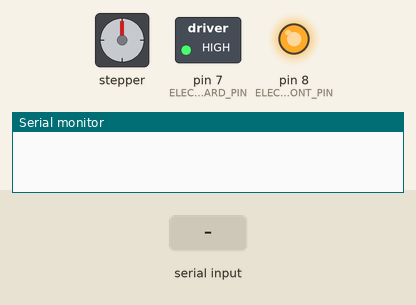
Simulated run of this sketch. Board: Arduino Uno, built with avr-gcc and run on an emulated ATmega328P. Parts: stepper motor, switched loads named in the sketch (green lamp = pin HIGH), output pins drawn as LEDs (lit = HIGH), the last lines printed to the serial monitor. Wiring (inferred from the names in the program): stepper motor driver (200 steps per turn assumed): step pin 3; direction pin 4. Inputs (shaded band) come from the test bench. Pins used as bus, display or sensor lines are not drawn.

Above: at 10.8 s.
10.9 s: "90,45,200\n" received over Serial
At 11.34 s:
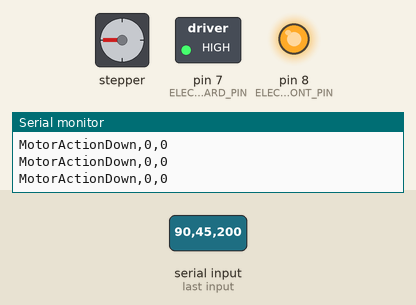
At 12.6 s:
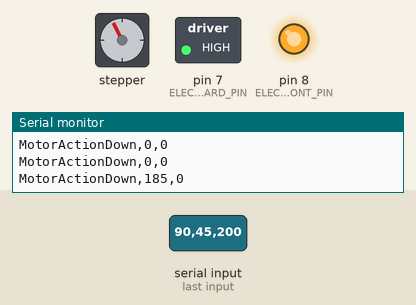
12.9 s: "30,150,10\n" received over Serial
At 14.3 s:
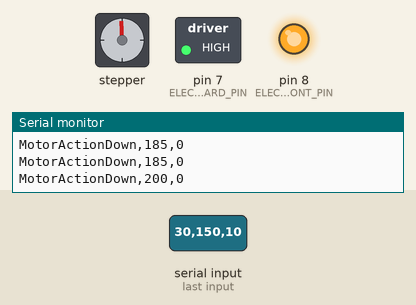
Timing chart, 0 to 15.9 s (numbered marks = the images above; inputs shaded):
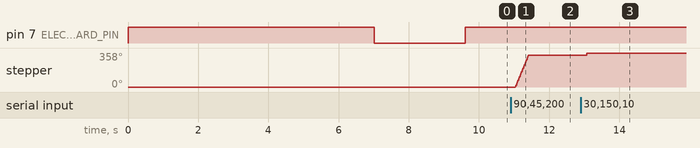

The sketch:

pid.ino
```cpp
int GAS_PUL_PIN = 3;  // 油門脈衝腳
int GAS_DIR_PIN = 4; // 油門方向腳
int ELECTRIC_FRONT_PIN = 8; // 電動缸前進
int ELECTRIC_BACKWARD_PIN = 7;  // 電動缸後退

char input_buffer[50];   // 接收緩衝區
int input_idx = 0;

int step_memory;
int step_motor_delta_step;
int electric_cylinder_delta;
int electric_cylinder_memory;
int electric_count;
bool first = true;

void parseData(char *data);
void pulseOutput(int pulPin, int dir, int count);

void setup() {
  Serial.begin(9600);

  pinMode(GAS_PUL_PIN, OUTPUT); //油門pin宣告
  pinMode(GAS_DIR_PIN, OUTPUT);

  digitalWrite(GAS_PUL_PIN, LOW); //油門脈衝
  digitalWrite(GAS_DIR_PIN, LOW); //油門方向\

  pinMode(ELECTRIC_FRONT_PIN, OUTPUT); //油門pin宣告
  pinMode(ELECTRIC_BACKWARD_PIN, OUTPUT);

  digitalWrite(ELECTRIC_FRONT_PIN, HIGH); //油門脈衝
  digitalWrite(ELECTRIC_BACKWARD_PIN, HIGH); //油門方向
  resetEC();
  step_memory = 0;
  step_motor_delta_step = 0;
  electric_count=0;
  electric_cylinder_delta = 0;
  electric_cylinder_memory = 0;
}

void loop() {
  if (Serial.available() > 0) {
    char c = Serial.read();
    if (c == '\n') {
      input_buffer[input_idx] = '\0';
      parseData(input_buffer);
      input_idx = 0;
    }
    else {
      input_buffer[input_idx++] = c;
      if (input_idx >= sizeof(input_buffer)) input_idx = 0;
    }

    if (step_motor_delta_step > 0){
      if (!first) {
        pulseOutput(GAS_PUL_PIN, 1, step_motor_delta_step);
      }
      else {
        pulseOutput(GAS_PUL_PIN, 1, 140 + step_motor_delta_step);
        first = false;
      }
    }
    else if (step_motor_delta_step < 0) {
      pulseOutput(GAS_PUL_PIN, -1, (step_motor_delta_step * -1));
    }

    step_motor_delta_step = 0;

    electric_count = electric_cylinder_memory - electric_cylinder_delta;

    if (electric_count < 0)
    {
      electricOutput(ELECTRIC_FRONT_PIN, (electric_count * -1));
    }
    else if (electric_count > 0)
    {
      electricOutput(ELECTRIC_BACKWARD_PIN, electric_count);
    }

    if(electric_count == 0 && step_motor_delta_step == 0) {
      Serial.print("MotorActionDown,");
      Serial.print(step_memory);
      Serial.print(",");
      Serial.println(electric_cylinder_memory);
    }
  }
}

void parseData(char *data) {
  char *token;
  int count = 0;

  token = strtok(data, ",");
  while (token != NULL) {
    switch (count) {
      case 0:
//        strncpy(piStr, token, sizeof(piStr));
        break;
      case 1:
        step_motor_delta_step = atoi(token);
        break;
      case 2:
//        strncpy(ecStr, token, sizeof(ecStr));
        break;
      case 3:
        electric_cylinder_delta = atoi(token);
        break;
    }
    token = strtok(NULL, ",");
    count++;
  }
}

void pulseOutput(int pulPin, int dir, int count) {
  if(dir == 1 && pulPin == GAS_PUL_PIN){
    digitalWrite(GAS_DIR_PIN, HIGH);
  }
  else if(dir == -1 && pulPin == GAS_PUL_PIN) {
    digitalWrite(GAS_DIR_PIN, LOW);
  }

  for (int i = 0; i < count; i++) {
    if ((dir == 1 && step_memory < 200) || (dir == -1 && step_memory > 0)) {
      step_memory += dir;
    }

    if (dir == 1 && step_memory >= 200) {
      break;
    }
    else if (dir == -1 && step_memory <= 0) {
      first = true;
      break;
    }

    digitalWrite(pulPin, HIGH);
    delay(1);
    digitalWrite(pulPin, LOW);
    delay(1);
  }
}

void electricOutput(int pulPin, int count) {
  int time ;
  time = count * 200;

  digitalWrite(pulPin, LOW);
  delay(time);
  digitalWrite(pulPin, HIGH);
  delay(10);

  electric_cylinder_memory = electric_cylinder_delta;
  electric_count = 0;
}

void resetEC() {
  digitalWrite(ELECTRIC_FRONT_PIN, LOW);
  delay(7000);
  digitalWrite(ELECTRIC_FRONT_PIN, HIGH);
  delay(10);
  digitalWrite(ELECTRIC_BACKWARD_PIN, LOW);
  delay(2600);
  digitalWrite(ELECTRIC_BACKWARD_PIN, HIGH);
  delay(10);
}
```

Measured:
- after the input at 10.9 s, stepper: turns 333° clockwise in 0.37 s, starting after 0.13 s
- after the input at 12.9 s, stepper: goes 334° 0.03 s, then 358°, starting after 0.15 s
